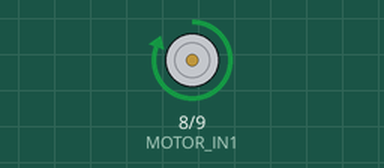
Simulated run of this sketch. Board: Arduino Uno, built with avr-gcc and run on an emulated ATmega328P. Shown: motor-driver pin pairs drawn as motors (green arrow = first pin HIGH = forward, orange = second pin HIGH = backward, longer = more drive).

Above: at 1.5 s.
At 3.5 s:
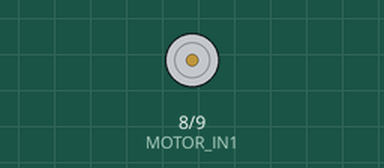
At 5.5 s:
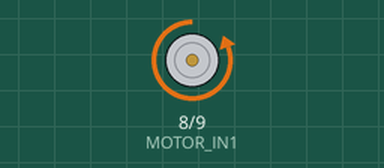
Timing chart, 0 to 10.4 s (numbered marks = the images above):
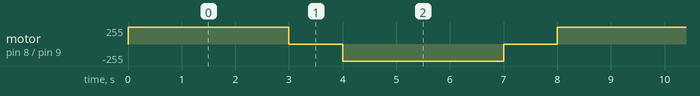

The sketch:

Integrate_motor_with_arduino_UNO.ino
```cpp
#define MOTOR_IN1 8
#define MOTOR_IN2 9

void setup() {
    pinMode(MOTOR_IN1, OUTPUT);
    pinMode(MOTOR_IN2, OUTPUT);
}

void loop() {
    // Rotate Right (Forward)
    digitalWrite(MOTOR_IN1, HIGH);
    digitalWrite(MOTOR_IN2, LOW);
    delay(3000); // rotate for 3 seconds

    // Stop
    digitalWrite(MOTOR_IN1, LOW);
    digitalWrite(MOTOR_IN2, LOW);
    delay(1000); // pause 1 second

    // Rotate Left (Reverse)
    digitalWrite(MOTOR_IN1, LOW);
    digitalWrite(MOTOR_IN2, HIGH);
    delay(3000); // rotate for 3 seconds

    // Stop
    digitalWrite(MOTOR_IN1, LOW);
    digitalWrite(MOTOR_IN2, LOW);
    delay(1000); // pause 1 second
}
```

Measured:
- by itself, motor on pin 8 (MOTOR_IN1) / pin 9 (MOTOR_IN2): repeats every 8.0 s: stopped 1.0 s, backward 255/255 3.0 s, stopped 1.0 s, forward 255/255 3.0 s
